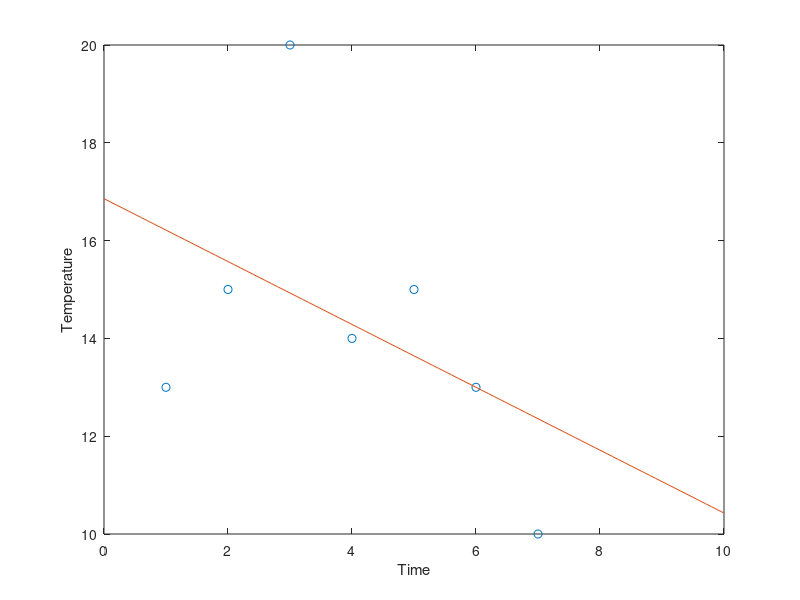

The MATLAB script that drew this image:


x = [1:1:7];
y = [13 15 20 14 15 13 10];

plot(x,y,'o');
hold on;

p = polyfit(x,y,1);
xTest = 0:0.1:10;
yRes = polyval(p,xTest);


plot(xTest, yRes);

xlabel('Time');
ylabel('Temperature');

